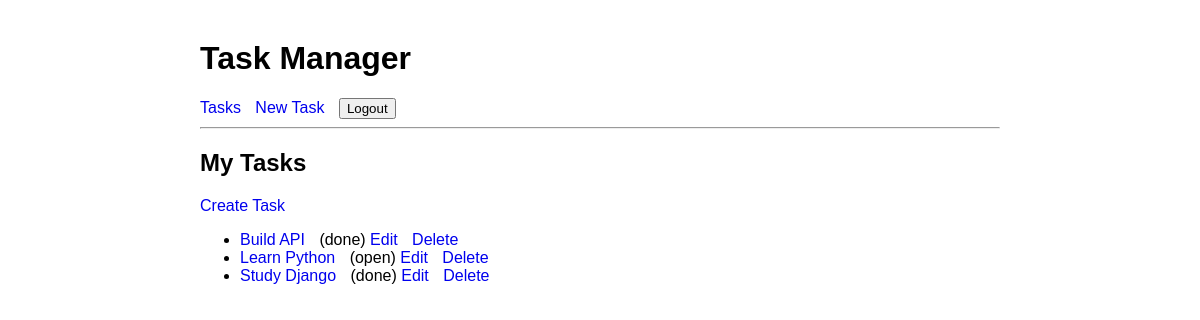
The app's page / (signed in) with its own data.
### tasks/models.py (models this page shows, shortened)
class Task(models.Model):
    title = models.CharField(max_length=100)
    description = models.TextField()
    status = models.CharField(max_length=20, default="open")
    owner = models.ForeignKey(User, on_delete=models.CASCADE)
    objects = OpenTaskManager()
    class Meta:
        ordering = ["title"]

### tasks/views.py (the view)
# urls.py: path("", TaskListView.as_view(), name="task_list"),
class TaskListView(LoginRequiredMixin, ListView):
    model = Task
    template_name = "task_list.html"
    context_object_name = "tasks"
    def get_queryset(self):
        return Task.objects.filter(owner=self.request.user)

### task_project/templates/task_list.html
{% extends 'base.html' %}
{% block content %}
<h2>My Tasks</h2>
<a href="{% url 'task_create' %}">Create Task</a>
<ul>
    {% for task in tasks %}
    <li>
        <a href="{% url 'task_detail' task.id %}">
            {{ task.title }}
        </a>
        ({{ task.status }})
        <a href="{% url 'task_edit' task.id %}">Edit</a>
        <a href="{% url 'task_delete' task.id %}">Delete</a>
    </li>
    {% endfor %}
</ul>
{% endblock %}

### task_project/templates/base.html (style rules this page uses)
body { font-family: Arial; margin: 40px; }
a { text-decoration: none; margin-right: 10px; }

### records on screen
Task: title "Build API", status "done"
Task: title "Learn Python", status "open"
Task: title "Study Django", status "done"
